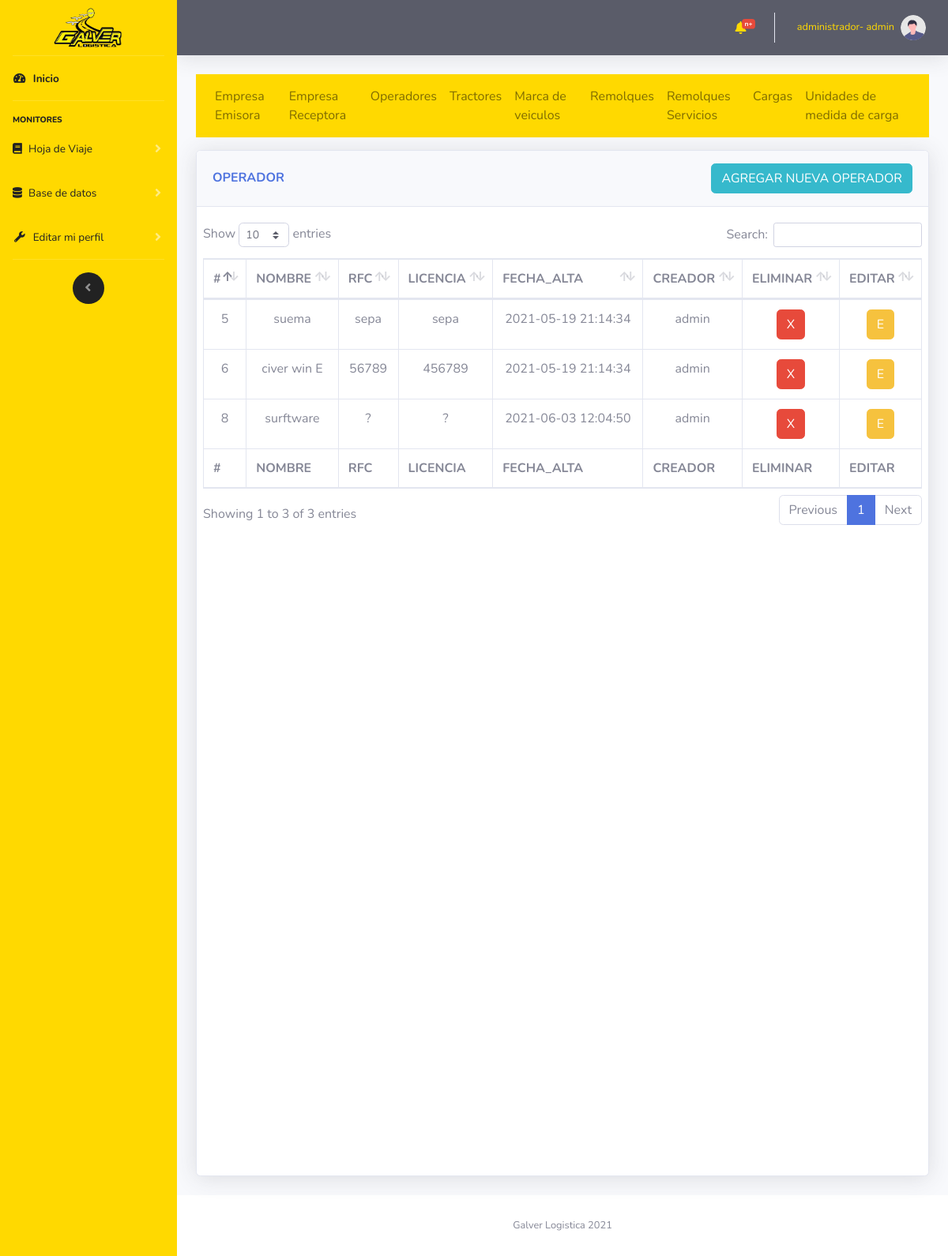
Before: /vistas/operadores.php (signed in) with the older database file.
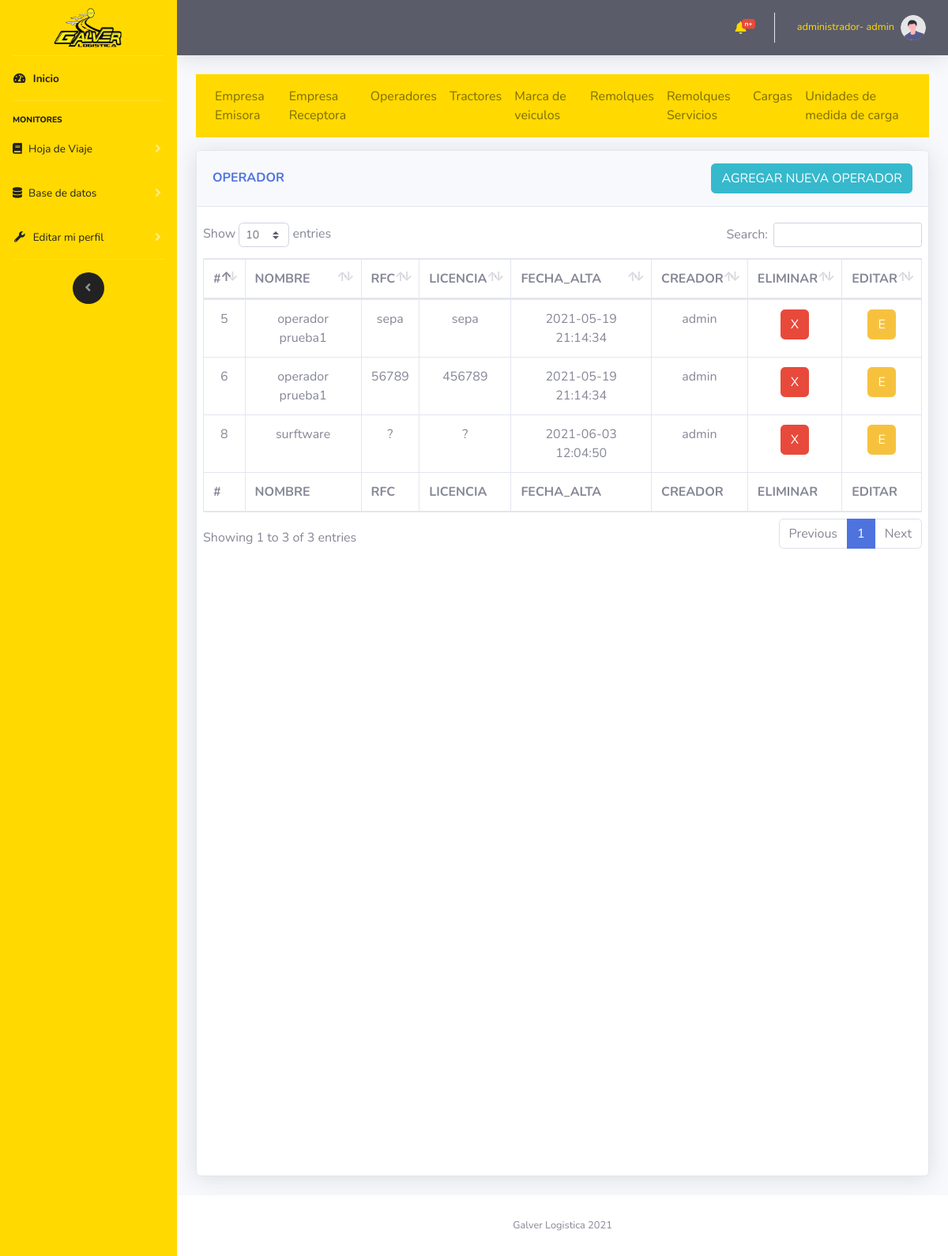
After: the same page with the newer database file.
### tables this page shows
CREATE TABLE `operadores` (
  `operadorID` int(11) NOT NULL,
  `operadorNombre` varchar(300) NOT NULL,
  `operadorLisencia` varchar(50) NOT NULL,
  `operadorFechaCreacion` datetime NOT NULL,
  `operadorRFC` varchar(30) NOT NULL,
  `usuarioId` int(11) NOT NULL
);

CREATE TABLE `usuario` (
  `usuarioId` int(11) NOT NULL,
  `usuarioNombre` varchar(30) NOT NULL,
  `usuarioPassword` varchar(20) NOT NULL,
  `usuarioTipoId` int(11) NOT NULL,
  `usuarioCreacion` datetime NOT NULL
);

### controlador/modulos/selects.php (called while the page is built, shortened)
<?php
    function muestraOperador($mysqli)
    {
        $result = $mysqli->query("SELECT * FROM `operadores` INNER JOIN usuario ON usuario.usuarioId= operadores.usuarioId");
        return $result;
    }
?>

### vistas/operadores.php (the view, shortened to what this page needs)
<?php
    include "../import/componentes/head.php";
    include "../import/componentes/navbarLateral.php";
    include "../import/componentes/navbarHorizontal.php";
?>
<?php
    include "../controlador/coneccion/config.php";
    include "../controlador/modulos/selects.php";
?>
<div class="container-fluid">
    <?php
        include "../import/componentes/nav1.php";
    ?>
    <div class="row">
            <div class="col-12">
                <div class="card shadow mb-4 card_hdv">
                    <div class="card-header py-3 d-flex flex-row align-items-center justify-content-between">
                        <h6 class="m-0 font-weight-bold text-primary">OPERADOR</h6>
                        <button type="button" class="btn btn-info  d-none d-md-block" data-toggle="modal"
                            data-target="#INSERT">AGREGAR NUEVA OPERADOR</button>
                    </div>
                    <div class="card-body">
                        <div class="chart-area ">
                            <div class="row">
                                <div class="table-responsive cardScroll">
                                    <table class="table table-bordered" id="dataTable" width="100%" cellspacing="0">
                                        <thead>
                                            <tr>
                                                <th scope="col">#</th>
                                                <th scope="col">NOMBRE</th>
                                                <th scope="col">RFC</th>
                                                <th scope="col">LICENCIA</th>
                                                <th scope="col">FECHA_ALTA</th>
                                                <th scope="col">CREADOR</th>
                                                <th scope="col">ELIMINAR</th>
                                                <th scope="col">EDITAR</th>
                                            </tr>
                                        </thead>
                                        <tfoot>
                                            <tr>
                                                <th scope="col">#</th>
                                                <th scope="col">NOMBRE</th>
                                                <th scope="col">RFC</th>
                                                <th scope="col">LICENCIA</th>
                                                <th scope="col">FECHA_ALTA</th>
                                                <th scope="col">CREADOR</th>
                                                <th scope="col">ELIMINAR</th>
                                                <th scope="col">EDITAR</th>
                                            </tr>
                                        </tfoot>
                                        <tbody class=" text-center">
                                            <?php
                                        $datos=muestraOperador($mysqli);
                                        while ($filas =$datos->fetch_assoc()) {
                                            echo
                                            "<tr>".
                                            "<td>".$filas["operadorID"]."</td>".
                                            "<td>".$filas["operadorNombre"]."</td>".
                                            "<td>".$filas["operadorRFC"]."</td>".
                                            "<td>".$filas["operadorLisencia"]."</td>".
                                            "<td>".$filas["operadorFechaCreacion"]."</td>".
                                            "<td>".$filas["usuarioNombre"]."</td>".
                                            "<td><button type='button' class='btn btn-danger' onclick='eliminarEmpresaEmisora(".$filas["operadorID"].")')>X</button></td>".
                                            "<td><button type='button' class='btn btn-warning' data-toggle='modal'
                                            data-target='#UPDATE' onclick='editarPaso1Id(".$filas["operadorID"].")'>E</button></td>".
                                            "</tr>";
                                        }
                                        ?>
                                        </tbody>
                                    </table>
                                </div>
                            </div>
                        </div>
                    </div>
                </div>
            </div>
    </div>
    <?php
        include "../import/componentes/footer.php";
        include "../import/componentes/js/main.php";
    ?>

### import/componentes/head.php (shortened to what this page needs)
<!DOCTYPE html>
<html lang="en">
<head>
    <link href="../assets/vendor/fontawesome-free/css/all.min.css" rel="stylesheet" type="text/css">
    <link href="../assets/css/sb-admin-2.min.css" rel="stylesheet">
    <link href="../assets/vendor/datatables/dataTables.bootstrap4.min.css" rel="stylesheet">
    <link rel="stylesheet" href="https://stackpath.bootstrapcdn.com/font-awesome/4.7.0/css/font-awesome.min.css">
    <Link rel="stylesheet" href="../assets/css/bootstrap-select.css"></Link>
    <link rel="stylesheet" href="../assets/css/sweetalert2.min.css">
    <link rel="stylesheet" href="../assets/css/animate.css">
    <link href="../assets/css/main.css" rel="stylesheet">
</head>

### import/componentes/navbarLateral.php (shortened to what this page needs)
<body id="page-top">
    <div id="wrapper">
        <ul class="navbar-nav color-sidebar sidebar sidebar-dark accordion" id="accordionSidebar">
            <a class="sidebar-brand d-flex align-items-center justify-content-center" href="index.php">
                <img src="../assets/img/GalverLogisticaLogo.png" alt="" class="logoGalverSistema">
            </a>
            <hr class="sidebar-divider my-0">
            <li class="nav-item active">
                <a class="nav-link" href="index.php">
                    <i class="fas fa-fw fa-tachometer-alt"></i>
                    <span class="text-negro">Inicio</span></a>
            </li>
            <hr class="sidebar-divider">
            <div class="sidebar-heading text-negro">
                Monitores
            </div>
            <li class="nav-item">
                <a class="nav-link collapsed" href="#" data-toggle="collapse" data-target="#collapseTwo"
                    aria-expanded="true" aria-controls="collapseTwo">
                    <i class="fas fa-book "></i>
                    <span class="text-negro ">Hoja de Viaje</span>
                </a>
            </li>
            <li class="nav-item">
                <a class="nav-link collapsed" href="#" data-toggle="collapse" data-target="#collapseTRES"
                    aria-expanded="true" aria-controls="collapseTRES">
                    <i class="fas fa-database"></i>
                    <span class="text-negro ">Base de datos</span>
                </a>
            </li>
            <li class="nav-item">
                <a class="nav-link collapsed" href="#" data-toggle="collapse" data-target="#collapseUtilities"
                    aria-expanded="true" aria-controls="collapseUtilities">
                    <i class="fas fa-fw fa-wrench"></i>
                    <span class="text-negro">Editar mi perfil</span>
                </a>
            </li>
            <hr class="sidebar-divider">
            <div class="text-center d-none d-md-inline">
                <button class="rounded-circle border-0" id="sidebarToggle"></button>
            </div>
        </ul>

### import/componentes/navbarHorizontal.php (shortened to what this page needs)
<div id="content-wrapper" class="d-flex flex-column">
    <div id="content">
        <nav class="navbar navbar-expand navbar-light bg-dark topbar mb-4 static-top shadow">
            <ul class="navbar-nav ml-auto">
                <li class="nav-item dropdown no-arrow mx-1">
                    <a class="nav-link dropdown-toggle" href="#" id="alertsDropdown" role="button"
                        data-toggle="dropdown" aria-haspopup="true" aria-expanded="false">
                        <i class="fas fa-bell fa-fw campana"></i>
                        <span class="badge badge-danger badge-counter">n+</span>
                    </a>
                </li>
                <li class="nav-item dropdown no-arrow">
                    <a class="nav-link dropdown-toggle" href="#" id="userDropdown" role="button"
                        data-toggle="dropdown" aria-haspopup="true" aria-expanded="false">
                        <span class="mr-2 d-none d-lg-inline text-amarillo small"><?php echo $_SESSION["usuarioTipoCargo"];?>- <?php echo $_SESSION["usuarioNombre"];?></span>
                        <img class="img-profile rounded-circle" src="../assets/img/undraw_profile.svg">
                    </a>
                </li>
            </ul>
        </nav>

### import/componentes/nav1.php
<nav class=" navbar navbar-expand-lg navbar-light navbar-dark  mb-3 navbarColor">
    <div class="collapse navbar-collapse" id="navbarNavAltMarkup">
        <div class="navbar-nav">
            <a class="nav-item nav-link " href="./empresaEmisora.php">Empresa Emisora</a>
            <a class="nav-item nav-link " href="./empresaReceptora.php">Empresa Receptora</a>
            <a class="nav-item nav-link" href="./operadores.php">Operadores</a>
            <a class="nav-item nav-link" href="./tractores.php">Tractores</a>
            <a class="nav-item nav-link" href="./tractores_marca.php">Marca de veiculos</a>
            <a class="nav-item nav-link" href="./remolques.php">Remolques</a>
            <a class="nav-item nav-link" href="./remolques_servicios.php">Remolques Servicios</a>
            <a class="nav-item nav-link" href="./cargas.php">Cargas</a>
            <a class="nav-item nav-link" href="./unidades_de_medida.php">Unidades de medida de carga</a>
        </div>
    </div>
</nav>

### import/componentes/footer.php (shortened to what this page needs)
</div>
            <footer class="sticky-footer bg-white">
                <div class="container my-auto">
                    <div class="copyright text-center my-auto">
                        <span>Galver Logistica 2021</span>
                    </div>
                </div>
            </footer>
        </div>
    </div>

### import/componentes/js/main.php (shortened to what this page needs)
</body>
</html>

### assets/css/main.css (style rules this page uses)
.color-sidebar { background-color: rgb(255, 217, 0) !important; }
ul.navbar-nav i { color: #000 !important; }
.navbarColor { background: rgb(255, 217, 0); color: rgb(34, 34, 34); }
.navbar-dark .navbar-nav .nav-link { color: rgba(0, 0, 0, 0.5); }
ul.navbar-nav i { color: rgb(34, 34, 34) !important; }
ul.navbar-nav i.campana { color: rgb(255, 217, 0) !important; }
.text-amarillo { color: rgb(255, 217, 0) !important; }
.text-negro { color: rgb(34, 34, 34) !important; }
img.logoGalverSistema { width: 100px; height: 50px; }
.sidebar-dark #sidebarToggle { background-color: rgb(34, 34, 34) !important; }
.card { height: 1050px !important; }
@media (max-width: 2000px) { .card { height: 1150px !important; } }
@media (max-width: 1200px) { .card { height: 1400px !important; } }

### vistas/operadores.php (style rules this page uses)
.card_hdv { height: 1300px !important; }
div.cardScroll { width: 1200px; height: 1200px; overflow: auto; }

Changed rows visible on the page:
changed operadores "sepa": operadorNombre "suema" → "operador prueba1"
changed operadores id 6: operadorNombre "civer win E" → "operador prueba1"
